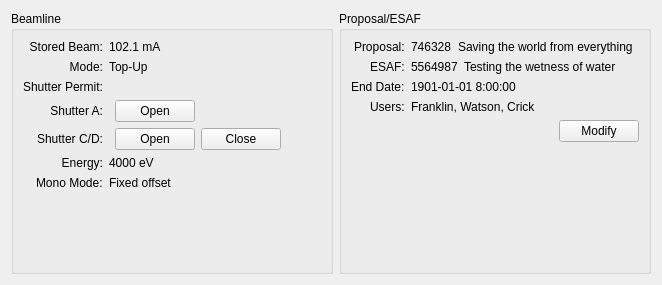
<?xml version="1.0" encoding="UTF-8"?>
<ui version="4.0">
 <class>Form</class>
 <widget class="QWidget" name="Form">
  <property name="geometry">
   <rect>
    <x>0</x>
    <y>0</y>
    <width>662</width>
    <height>285</height>
   </rect>
  </property>
  <property name="windowTitle">
   <string>Beamline Status</string>
  </property>
  <layout class="QHBoxLayout" name="horizontalLayout_3">
   <item>
    <widget class="QGroupBox" name="beamline_box">
     <property name="title">
      <string>Beamline</string>
     </property>
     <layout class="QVBoxLayout" name="verticalLayout">
      <item>
       <layout class="QFormLayout" name="beamline_layout">
        <property name="labelAlignment">
         <set>Qt::AlignRight|Qt::AlignTrailing|Qt::AlignVCenter</set>
        </property>
        <property name="formAlignment">
         <set>Qt::AlignRight|Qt::AlignTop|Qt::AlignTrailing</set>
        </property>
        <item row="0" column="0">
         <widget class="QLabel" name="SR_current_label">
          <property name="text">
           <string>Stored Beam:</string>
          </property>
          <property name="alignment">
           <set>Qt::AlignRight|Qt::AlignTrailing|Qt::AlignVCenter</set>
          </property>
         </widget>
        </item>
        <item row="0" column="1">
         <widget class="PyDMLabel" name="SR_current_RBV_label">
          <property name="toolTip">
           <string/>
          </property>
          <property name="text">
           <string>102.1 mA</string>
          </property>
          <property name="channel" stdset="0">
           <string>ca://S:SRcurrentAI</string>
          </property>
         </widget>
        </item>
        <item row="1" column="0">
         <widget class="QLabel" name="SR_mode_label">
          <property name="text">
           <string>Mode:</string>
          </property>
          <property name="alignment">
           <set>Qt::AlignRight|Qt::AlignTrailing|Qt::AlignVCenter</set>
          </property>
         </widget>
        </item>
        <item row="1" column="1">
         <widget class="PyDMLabel" name="SR_mode_RBV_label">
          <property name="toolTip">
           <string/>
          </property>
          <property name="text">
           <string>Top-Up</string>
          </property>
          <property name="channel" stdset="0">
           <string>ca://S:ActualMode</string>
          </property>
         </widget>
        </item>
        <item row="2" column="0">
         <widget class="QLabel" name="shutter_permit_label">
          <property name="text">
           <string>Shutter Permit:</string>
          </property>
          <property name="alignment">
           <set>Qt::AlignRight|Qt::AlignTrailing|Qt::AlignVCenter</set>
          </property>
         </widget>
        </item>
        <item row="4" column="0">
         <widget class="QLabel" name="SCDS_label">
          <property name="text">
           <string>Shutter C/D:</string>
          </property>
          <property name="alignment">
           <set>Qt::AlignRight|Qt::AlignTrailing|Qt::AlignVCenter</set>
          </property>
         </widget>
        </item>
        <item row="7" column="0">
         <spacer name="verticalSpacer">
          <property name="orientation">
           <enum>Qt::Vertical</enum>
          </property>
          <property name="sizeHint" stdset="0">
           <size>
            <width>20</width>
            <height>40</height>
           </size>
          </property>
         </spacer>
        </item>
        <item row="5" column="0">
         <widget class="QLabel" name="energy_label">
          <property name="text">
           <string>Energy:</string>
          </property>
          <property name="alignment">
           <set>Qt::AlignRight|Qt::AlignTrailing|Qt::AlignVCenter</set>
          </property>
         </widget>
        </item>
        <item row="5" column="1">
         <widget class="PyDMLabel" name="energy_RBV_label">
          <property name="enabled">
           <bool>true</bool>
          </property>
          <property name="toolTip">
           <string/>
          </property>
          <property name="text">
           <string>4000 eV</string>
          </property>
          <property name="precision" stdset="0">
           <number>2</number>
          </property>
          <property name="showUnits" stdset="0">
           <bool>true</bool>
          </property>
          <property name="precisionFromPV" stdset="0">
           <bool>false</bool>
          </property>
          <property name="channel" stdset="0">
           <string>haven://monochromator_energy_user_readback</string>
          </property>
         </widget>
        </item>
        <item row="2" column="1">
         <widget class="PyDMByteIndicator" name="shutter_permit_indicator">
          <property name="sizePolicy">
           <sizepolicy hsizetype="Fixed" vsizetype="Fixed">
            <horstretch>0</horstretch>
            <verstretch>0</verstretch>
           </sizepolicy>
          </property>
          <property name="toolTip">
           <string/>
          </property>
          <property name="alarmSensitiveContent" stdset="0">
           <bool>false</bool>
          </property>
          <property name="alarmSensitiveBorder" stdset="0">
           <bool>true</bool>
          </property>
          <property name="channel" stdset="0">
           <string>ca://ACIS:ShutterPermit</string>
          </property>
          <property name="showLabels" stdset="0">
           <bool>true</bool>
          </property>
          <property name="bigEndian" stdset="0">
           <bool>false</bool>
          </property>
          <property name="circles" stdset="0">
           <bool>false</bool>
          </property>
          <property name="labelPosition" stdset="0">
           <enum>QTabWidget::South</enum>
          </property>
          <property name="numBits" stdset="0">
           <number>1</number>
          </property>
          <property name="shift" stdset="0">
           <number>0</number>
          </property>
          <property name="labels" stdset="0">
           <stringlist>
            <string></string>
           </stringlist>
          </property>
         </widget>
        </item>
        <item row="6" column="1">
         <widget class="PyDMLabel" name="mono_mode_RBV_label">
          <property name="enabled">
           <bool>true</bool>
          </property>
          <property name="toolTip">
           <string/>
          </property>
          <property name="text">
           <string>Fixed offset</string>
          </property>
          <property name="channel" stdset="0">
           <string>haven://monochromator_mode</string>
          </property>
         </widget>
        </item>
        <item row="6" column="0">
         <widget class="QLabel" name="mono_mode_label">
          <property name="text">
           <string>Mono Mode:</string>
          </property>
         </widget>
        </item>
        <item row="3" column="0">
         <widget class="QLabel" name="FES_label">
          <property name="text">
           <string>Shutter A:</string>
          </property>
          <property name="alignment">
           <set>Qt::AlignRight|Qt::AlignTrailing|Qt::AlignVCenter</set>
          </property>
         </widget>
        </item>
        <item row="3" column="1">
         <layout class="QHBoxLayout" name="shutter_A_layout">
          <item>
           <widget class="PyDMByteIndicator" name="FES_state_indicator">
            <property name="sizePolicy">
             <sizepolicy hsizetype="Preferred" vsizetype="Fixed">
              <horstretch>0</horstretch>
              <verstretch>0</verstretch>
             </sizepolicy>
            </property>
            <property name="toolTip">
             <string/>
            </property>
            <property name="alarmSensitiveContent" stdset="0">
             <bool>false</bool>
            </property>
            <property name="alarmSensitiveBorder" stdset="0">
             <bool>true</bool>
            </property>
            <property name="channel" stdset="0">
             <string>haven://front_end_shutter_pss_state</string>
            </property>
            <property name="showLabels" stdset="0">
             <bool>true</bool>
            </property>
            <property name="bigEndian" stdset="0">
             <bool>false</bool>
            </property>
            <property name="circles" stdset="0">
             <bool>false</bool>
            </property>
            <property name="labelPosition" stdset="0">
             <enum>QTabWidget::South</enum>
            </property>
            <property name="numBits" stdset="0">
             <number>1</number>
            </property>
            <property name="shift" stdset="0">
             <number>0</number>
            </property>
            <property name="labels" stdset="0">
             <stringlist>
              <string></string>
             </stringlist>
            </property>
           </widget>
          </item>
          <item>
           <widget class="PyDMPushButton" name="FES_open_button">
            <property name="enabled">
             <bool>true</bool>
            </property>
            <property name="toolTip">
             <string/>
            </property>
            <property name="text">
             <string>Open</string>
            </property>
            <property name="autoDefault">
             <bool>false</bool>
            </property>
            <property name="default">
             <bool>false</bool>
            </property>
            <property name="flat">
             <bool>false</bool>
            </property>
            <property name="channel" stdset="0">
             <string>haven://front_end_shutter_open_signal</string>
            </property>
            <property name="pressValue" stdset="0">
             <string>1</string>
            </property>
           </widget>
          </item>
          <item>
           <spacer name="horizontalSpacer">
            <property name="orientation">
             <enum>Qt::Horizontal</enum>
            </property>
            <property name="sizeHint" stdset="0">
             <size>
              <width>40</width>
              <height>20</height>
             </size>
            </property>
           </spacer>
          </item>
         </layout>
        </item>
        <item row="4" column="1">
         <layout class="QHBoxLayout" name="shutter_CD_layout">
          <item>
           <widget class="PyDMByteIndicator" name="SCDS_state_indicator">
            <property name="enabled">
             <bool>true</bool>
            </property>
            <property name="sizePolicy">
             <sizepolicy hsizetype="Preferred" vsizetype="Fixed">
              <horstretch>0</horstretch>
              <verstretch>0</verstretch>
             </sizepolicy>
            </property>
            <property name="toolTip">
             <string/>
            </property>
            <property name="alarmSensitiveContent" stdset="0">
             <bool>false</bool>
            </property>
            <property name="alarmSensitiveBorder" stdset="0">
             <bool>true</bool>
            </property>
            <property name="channel" stdset="0">
             <string>haven://hutch_shutter_pss_state</string>
            </property>
            <property name="showLabels" stdset="0">
             <bool>true</bool>
            </property>
            <property name="bigEndian" stdset="0">
             <bool>false</bool>
            </property>
            <property name="circles" stdset="0">
             <bool>false</bool>
            </property>
            <property name="labelPosition" stdset="0">
             <enum>QTabWidget::South</enum>
            </property>
            <property name="numBits" stdset="0">
             <number>1</number>
            </property>
            <property name="shift" stdset="0">
             <number>0</number>
            </property>
            <property name="labels" stdset="0">
             <stringlist>
              <string></string>
             </stringlist>
            </property>
           </widget>
          </item>
          <item>
           <widget class="PyDMPushButton" name="SCDS_open_button">
            <property name="toolTip">
             <string/>
            </property>
            <property name="text">
             <string>Open</string>
            </property>
            <property name="channel" stdset="0">
             <string>haven://hutch_shutter_open_signal</string>
            </property>
            <property name="pressValue" stdset="0">
             <string>1</string>
            </property>
           </widget>
          </item>
          <item>
           <widget class="PyDMPushButton" name="SCDS_close_button">
            <property name="enabled">
             <bool>true</bool>
            </property>
            <property name="toolTip">
             <string/>
            </property>
            <property name="text">
             <string>Close</string>
            </property>
            <property name="channel" stdset="0">
             <string>haven://hutch_shutter_close_signal</string>
            </property>
            <property name="pressValue" stdset="0">
             <string>1</string>
            </property>
           </widget>
          </item>
          <item>
           <spacer name="horizontalSpacer_2">
            <property name="orientation">
             <enum>Qt::Horizontal</enum>
            </property>
            <property name="sizeHint" stdset="0">
             <size>
              <width>40</width>
              <height>20</height>
             </size>
            </property>
           </spacer>
          </item>
         </layout>
        </item>
       </layout>
      </item>
     </layout>
    </widget>
   </item>
   <item>
    <widget class="QGroupBox" name="bss_box">
     <property name="title">
      <string>Proposal/ESAF</string>
     </property>
     <layout class="QVBoxLayout" name="verticalLayout_2">
      <item>
       <layout class="QFormLayout" name="bss_layout">
        <property name="rowWrapPolicy">
         <enum>QFormLayout::DontWrapRows</enum>
        </property>
        <property name="labelAlignment">
         <set>Qt::AlignRight|Qt::AlignTrailing|Qt::AlignVCenter</set>
        </property>
        <item row="0" column="0">
         <widget class="QLabel" name="label">
          <property name="text">
           <string>Proposal:</string>
          </property>
         </widget>
        </item>
        <item row="0" column="1">
         <layout class="QHBoxLayout" name="proposal_layout">
          <property name="spacing">
           <number>6</number>
          </property>
          <item>
           <widget class="PyDMLabel" name="proposal_id_label">
            <property name="toolTip">
             <string/>
            </property>
            <property name="text">
             <string>746328</string>
            </property>
            <property name="channel" stdset="0">
             <string>haven://beamline_manager.bss.proposal.proposal_id</string>
            </property>
           </widget>
          </item>
          <item>
           <widget class="PyDMLabel" name="proposal_title_label">
            <property name="sizePolicy">
             <sizepolicy hsizetype="Expanding" vsizetype="Preferred">
              <horstretch>0</horstretch>
              <verstretch>0</verstretch>
             </sizepolicy>
            </property>
            <property name="toolTip">
             <string/>
            </property>
            <property name="text">
             <string>Saving the world from everything</string>
            </property>
            <property name="wordWrap">
             <bool>true</bool>
            </property>
            <property name="channel" stdset="0">
             <string>haven://beamline_manager.bss.proposal.title</string>
            </property>
            <property name="displayFormat" stdset="0">
             <enum>PyDMLabel::String</enum>
            </property>
           </widget>
          </item>
         </layout>
        </item>
        <item row="1" column="0">
         <widget class="QLabel" name="label_2">
          <property name="text">
           <string>ESAF:</string>
          </property>
         </widget>
        </item>
        <item row="1" column="1">
         <layout class="QHBoxLayout" name="esaf_layout">
          <property name="spacing">
           <number>6</number>
          </property>
          <item>
           <widget class="PyDMLabel" name="esaf_id_label">
            <property name="toolTip">
             <string/>
            </property>
            <property name="text">
             <string>5564987</string>
            </property>
            <property name="channel" stdset="0">
             <string>haven://beamline_manager.bss.esaf.esaf_id</string>
            </property>
           </widget>
          </item>
          <item>
           <widget class="PyDMLabel" name="esaf_title_label">
            <property name="sizePolicy">
             <sizepolicy hsizetype="Expanding" vsizetype="Preferred">
              <horstretch>0</horstretch>
              <verstretch>0</verstretch>
             </sizepolicy>
            </property>
            <property name="toolTip">
             <string/>
            </property>
            <property name="text">
             <string>Testing the wetness of water</string>
            </property>
            <property name="wordWrap">
             <bool>true</bool>
            </property>
            <property name="channel" stdset="0">
             <string>haven://beamline_manager.bss.esaf.title</string>
            </property>
            <property name="displayFormat" stdset="0">
             <enum>PyDMLabel::String</enum>
            </property>
           </widget>
          </item>
         </layout>
        </item>
        <item row="2" column="0">
         <widget class="QLabel" name="label_3">
          <property name="text">
           <string>End Date:</string>
          </property>
         </widget>
        </item>
        <item row="3" column="1">
         <widget class="PyDMLabel" name="esaf_users_label">
          <property name="toolTip">
           <string/>
          </property>
          <property name="text">
           <string>Franklin, Watson, Crick</string>
          </property>
          <property name="channel" stdset="0">
           <string>haven://beamline_manager.bss.esaf.user_last_names</string>
          </property>
          <property name="displayFormat" stdset="0">
           <enum>PyDMLabel::String</enum>
          </property>
         </widget>
        </item>
        <item row="3" column="0">
         <widget class="QLabel" name="label_4">
          <property name="text">
           <string>Users:</string>
          </property>
         </widget>
        </item>
        <item row="2" column="1">
         <widget class="PyDMLabel" name="esaf_end_date_label">
          <property name="toolTip">
           <string/>
          </property>
          <property name="text">
           <string>1901-01-01 8:00:00</string>
          </property>
          <property name="channel" stdset="0">
           <string>haven://beamline_manager.bss.esaf.end_date</string>
          </property>
         </widget>
        </item>
       </layout>
      </item>
      <item>
       <layout class="QHBoxLayout" name="horizontalLayout_6">
        <item>
         <spacer name="horizontalSpacer_3">
          <property name="orientation">
           <enum>Qt::Horizontal</enum>
          </property>
          <property name="sizeHint" stdset="0">
           <size>
            <width>40</width>
            <height>20</height>
           </size>
          </property>
         </spacer>
        </item>
        <item>
         <widget class="PyDMPushButton" name="bss_modify_button">
          <property name="enabled">
           <bool>true</bool>
          </property>
          <property name="toolTip">
           <string/>
          </property>
          <property name="text">
           <string>Modify</string>
          </property>
         </widget>
        </item>
       </layout>
      </item>
      <item>
       <spacer name="verticalSpacer_2">
        <property name="orientation">
         <enum>Qt::Vertical</enum>
        </property>
        <property name="sizeHint" stdset="0">
         <size>
          <width>20</width>
          <height>40</height>
         </size>
        </property>
       </spacer>
      </item>
     </layout>
    </widget>
   </item>
  </layout>
 </widget>
 <customwidgets>
  <customwidget>
   <class>PyDMLabel</class>
   <extends>QLabel</extends>
   <header>pydm.widgets.label</header>
  </customwidget>
  <customwidget>
   <class>PyDMByteIndicator</class>
   <extends>QWidget</extends>
   <header>pydm.widgets.byte</header>
  </customwidget>
  <customwidget>
   <class>PyDMPushButton</class>
   <extends>QPushButton</extends>
   <header>pydm.widgets.pushbutton</header>
  </customwidget>
 </customwidgets>
 <resources/>
 <connections/>
</ui>
